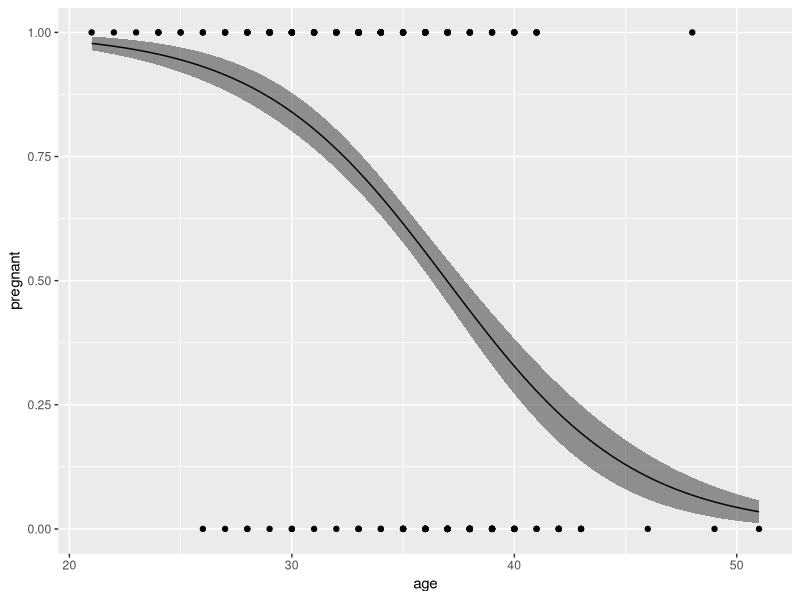
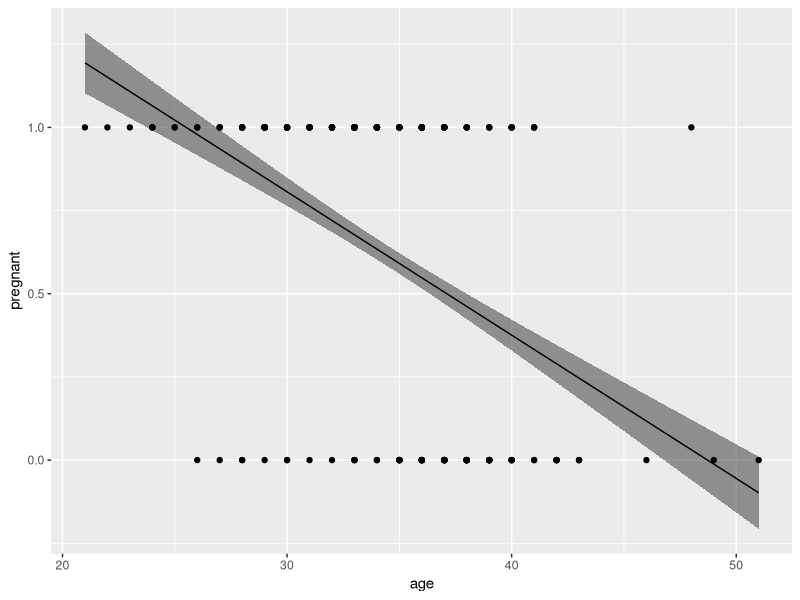

R code for these plots, in order:

library(tidyverse)

# Poisson data
# Pollinator visits

set.seed(123)

n <- 80

# Treatment
fertilized <- rbinom(n, 1, 0.5)

# Biomass (fertilized plots have higher biomass)
biomass <- rnorm(n, 
                 mean = 300 + 80 * fertilized, 
                 sd = 40)

# Sampling area (slightly variable)
area <- runif(n, 0.8, 1.2)

# True coefficients
beta0 <- -2.5
beta1 <- 0.4      # fertilization increases abundance
beta2 <- 0.005    # biomass effect

# Linear predictor (include area as offset)
log_mu <- beta0 + 
  beta1 * fertilized + 
  beta2 * biomass + 
  log(area)

mu <- exp(log_mu)

# Simulate counts
pollinator_visits <- rpois(n, lambda = mu)

poisson_data <- data.frame(
  pollinator_visits,
  fertilized = factor(fertilized),
  biomass,
  area
)

head(poisson_data)

lm_mod <- lm(pollinator_visits ~ biomass, data = poisson_data)


# Binomial dataset
# Embryo implantation success depending on maternal age/hormone treatment



# Binomial versus gaussian result in different conclusions

set.seed(222)

n <- 200

# Predictors
age <- rnorm(n, mean = 35, sd = 5)
dose <- rnorm(n, mean = 220, sd = 30)
prev_failure <- rbinom(n, 1, 0.4)

# Create nonlinear threshold effect for dose
high_dose <- ifelse(dose > 230, 1, 0)

# True coefficients (logit scale)
alpha0 <- 8
alpha1 <- -0.20        # strong age decline
alpha2 <- 1.2          # high dose substantially increases odds
alpha3 <- -1.5         # prior failure strongly reduces odds

# Linear predictor
logit_p <- alpha0 +
  alpha1 * age +
  alpha2 * high_dose +
  alpha3 * prev_failure

# Convert to probability
p <- plogis(logit_p)

# Simulate pregnancy outcome
pregnant <- rbinom(n, size = 1, prob = p)

ivf_data <- data.frame(
  pregnant,
  age = floor(age),
  dose = round(dose, 1),
  prev_failure = factor(prev_failure)
)

head(ivf_data)

# Model
bin_glm <- glm(pregnant ~ age, data = ivf_data, family = "binomial")
bin_lm <- lm(pregnant ~ age, data = ivf_data)

# Plot model predictions

# New age data
ages_new <- seq(min(ivf_data$age), max(ivf_data$age), length.out = 100)

# Predictions
preds_lm <- predict(object = bin_lm, newdata = data.frame(age = ages_new), se.fit = T, type = "response")
preds_glm <- predict(object = bin_glm, newdata = data.frame(age = ages_new), se.fit = T, type = "response")

# Plot glm
bin_glm_preds <- tibble(age = ages_new, pregnant = preds_glm$fit, pregnant.se = preds_glm$se.fit)

bin_glm_preds %>%
  ggplot(aes(x = age, y = pregnant)) +
  geom_ribbon(aes(ymin = pregnant - pregnant.se, ymax = pregnant + pregnant.se), alpha = 0.5) +
  geom_line() +
  geom_point(data = ivf_data, aes(x = age, y = pregnant))

# Plot lm
bin_lm_preds <- tibble(age = ages_new, pregnant = preds_lm$fit, pregnant.se = preds_lm$se.fit)

bin_lm_preds %>%
  ggplot(aes(x = age, y = pregnant)) +
  geom_ribbon(aes(ymin = pregnant - pregnant.se, ymax = pregnant + pregnant.se), alpha = 0.5) +
  geom_line() +
  geom_point(data = ivf_data, aes(x = age, y = pregnant))

# Model comparison
AIC(bin_glm)
AIC(bin_lm)
